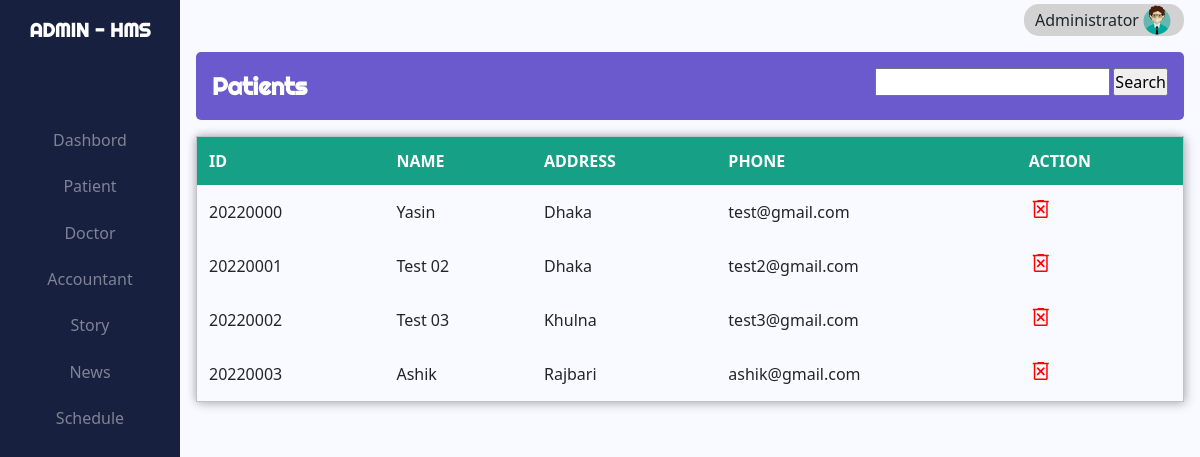
Page /admin/admin_to_patient.php (signed in) on the earlier database version.
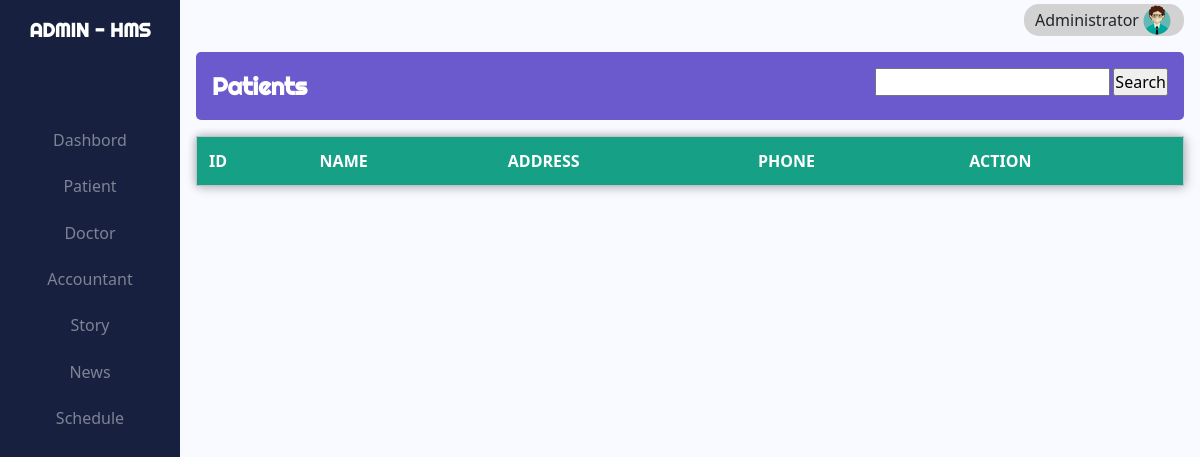
Same page on the later database version.
### tables this page shows
CREATE TABLE `patients` (
  `pat_id` int(6) NOT NULL,
  `pat_name` varchar(50) DEFAULT NULL,
  `pat_email` varchar(150) NOT NULL,
  `gender` varchar(6) DEFAULT NULL,
  `address` varchar(15) DEFAULT NULL,
  `pat_image` varchar(150) DEFAULT NULL,
  `pass` varchar(6) DEFAULT NULL,
  `age` int(3) DEFAULT NULL
);

### admin/admin_to_patient.php (the view, shortened to what this page needs)
<?php
    include '../utility/admin_template.php';
    if (!isset($_REQUEST["search"])) {
        $sql = "SELECT * FROM patients";
        $patient = mysqli_query($conn, $sql);
    }
    else {
        $value = $_REQUEST["search_val"];
        $sql = "SELECT * FROM patients WHERE pat_name LIKE '%$value%'";
        $patient = mysqli_query($conn, $sql);
    }
?>
<head>
    <link rel="stylesheet" href="../css/admin/admin_to_patient.css">
</head>
                <div class="top-bar">
                    <div class="top-bar-text">Patients</div>
                    <div class="search_bar">
                        <form action="" method="post">
                            <input type="search" name="search_val">
                            <input class="button" type="submit" value="Search" name="search">
                        </form>
                    </div>
                </div>
                <table>
                    <thead>
                        <tr id="header">
                        <th scope="col">ID</th>
                        <th scope="col">NAME</th>
                        <th scope="col">ADDRESS</th>
                        <th scope="col">PHONE</th>
                        <th scope="col">ACTION</th>
                        </tr>
                    </thead>
                    <tbody>
                        <?php while ($row = mysqli_fetch_array($patient, MYSQLI_ASSOC)) {
                            $id = $row["pat_id"];
                        ?>
                        <tr>
                        <td><?php echo $row["pat_id"] ?></td>
                        <td><?php echo $row["pat_name"] ?></td>
                        <td><?php echo $row["address"] ?></td>
                        <td><?php echo $row["pat_email"] ?></td>
                        <td class="action">
                        <a href="./action/delete_patient.php?user_id=<?php echo $id ?>" ><button class="button_delete" name="delete"><span class="material-symbols-outlined">delete_forever</span></button></a>
                        </td>
                        </tr>
                        <?php } ?>
                    </tbody>
                </table>
</body>
</html>

Differences in the rows shown:
removed patients: pat "20220000", pat_name "Yasin", address "Dhaka", pat_email "test@gmail.com"
removed patients: pat "20220001", pat_name "Test 02", address "Dhaka", pat_email "test2@gmail.com"
removed patients: pat "20220002", pat_name "Test 03", address "Khulna", pat_email "test3@gmail.com"
removed patients: pat "20220003", pat_name "Ashik", address "Rajbari", pat_email "ashik@gmail.com"
